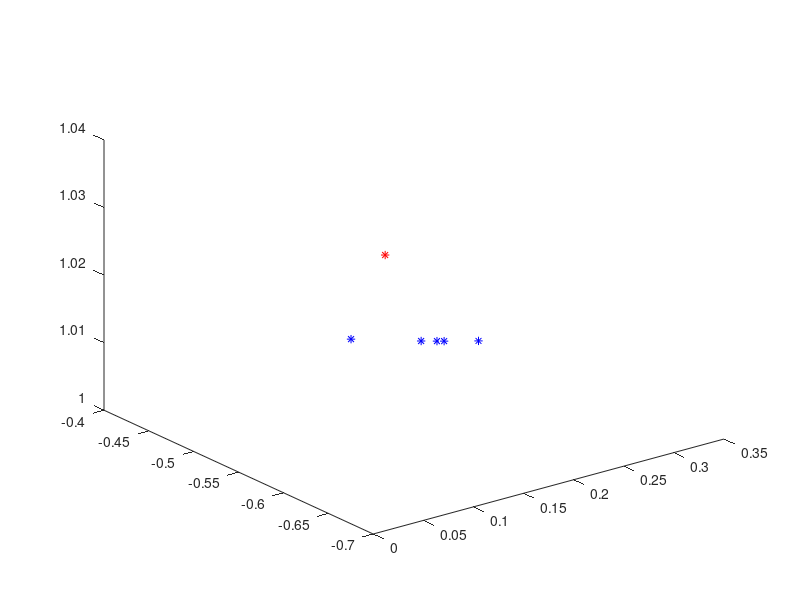

Write MATLAB code to recreate this figure. (Note: this script raises an error after producing the figure.)
x =   [0.032889520335286
    -0.676605239119772
    1.038542812722085
    3.031126147153306
    4.031786027333133
    -1.000000000004078
    -0.999999999992397
    -1.000000000002592
    -0.999999999998093
    -0.999999999904071
    4.973487890554438
    4.894828717427431
    4.842787034707146
    4.878615652241241
    4.684684237661907
    0.298491757353279
    0.282386834922685
    0.270876994509161
    0.278872082781858
    0.232096378281100
    -0.483939271583217
    -0.463600113191995
    -0.450860100878187
    -0.459567588317286
    -0.416040142209810
    1.003396000773375
    1.002766727467674
    1.002471818865216
    1.002664420324511
    1.002176907073105];

% x = [0.657444978346484
%   -0.145157547234687
%    0.726614298085769
%    0.376491835624796
%    0.887459971455690
%   -0.999999999986840
%   -1.000000000067408
%   -0.999999997653361
%   -1.000000003283414
%   -1.000000000020785
%    0.506335684912353
%    0.165564322195586
%    0.092017687771394
%    1.491439601218078
%    0.578031515614958
%    0.339678202688404
%    0.373105184098064
%    0.384817874244666
%    0.444004952977056
%    0.337246372730158
%   -0.078359363482832
%    0.021128374568300
%    0.040449989881054
%   -0.365873059827921
%   -0.100678143708230
%    0.785455325659273
%    0.746610103308144
%    0.737762803446283
%    0.847560792798355
%    0.792904917714534];

cx    = x(1);
cy    = x(2);
cz    = x(3);
theta = x(4);
phi   = x(5);
tl   = x(6:10);
tc    = x(11:15);
px     = x(16:20);
py     = x(21:25);
pz     = x(26:30);

n = cross([px(1), py(1), pz(1)]-[px(2),py(2),pz(2)],[px(1),py(1),pz(1)]-[px(3),py(3),pz(3)]);

plot3(cx, cy, cz, '*r')
hold on;
plot3(px(1),py(1),pz(1),'*b')
plot3(px(2),py(2),pz(2),'*b')
plot3(px(3),py(3),pz(3),'*b')
plot3(px(4),py(4),pz(4),'*b')
plot3(px(5),py(5),pz(5),'*b')
plotCircle3D([cx,cy,cz],n,.33)
xlabel('x')
ylabel('y')
zlabel('z')
axis([-1 1 -1 1 0 2])
grid on

d1 = sqrt((cx-px(1))^2+(cy-py(1))^2+(cz-pz(1))^2)
d2 = sqrt((cx-px(2))^2+(cy-py(2))^2+(cz-pz(2))^2)
d3 = sqrt((cx-px(3))^2+(cy-py(3))^2+(cz-pz(3))^2)
d4 = sqrt((cx-px(4))^2+(cy-py(4))^2+(cz-pz(4))^2)
d5 = sqrt((cx-px(5))^2+(cy-py(5))^2+(cz-pz(5))^2)